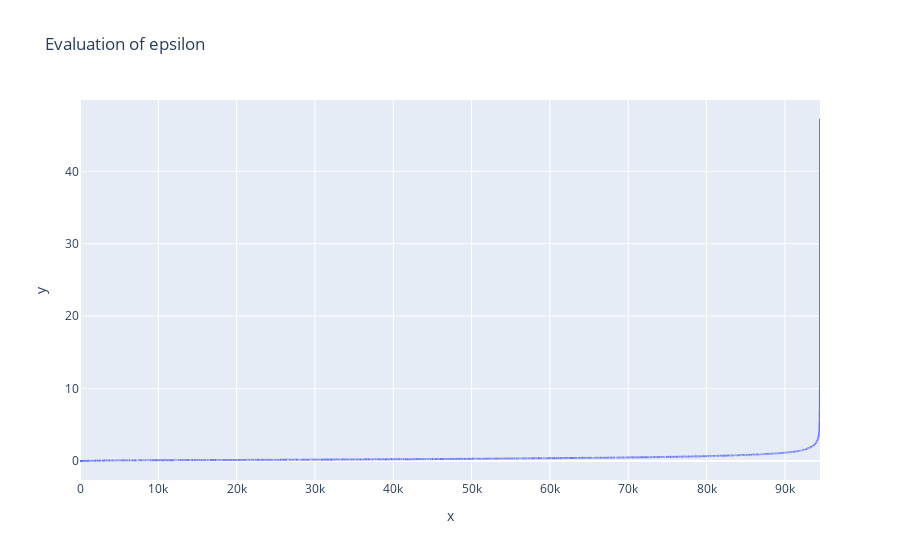

Notebook code cell kept with this figure:
### Code cell
from sklearn.neighbors import NearestNeighbors

nearest_neighbors = NearestNeighbors(n_neighbors=26).fit(scaled_customers)
distances, idx = nearest_neighbors.kneighbors(scaled_customers)
distances = np.sort(distances, axis=0)
distances = distances[:, 1]
fig = px.line(None, y=distances, title="Evaluation of epsilon")
fig.show()

### Figure 1 — Plotly figure (JSON) as saved in the notebook; plotly's stock layout.template omitted (floating-point values rounded to 4 significant figures; data arrays with more than 128 entries replaced by an {"elided": "..."} marker saying what was removed)
{"data": [{"hovertemplate": "x=%{x}<br>y=%{y}<extra></extra>", "legendgroup": "", "line": {"color": "#636efa", "dash": "solid"}, "marker": {"symbol": "circle"}, "mode": "lines", "name": "", "showlegend": false, "type": "scattergl", "x": {"elided": "94488 int values"}, "xaxis": "x", "y": {"elided": "94488 float values"}, "yaxis": "y"}], "layout": {"legend": {"tracegroupgap": 0}, "title": {"text": "Evaluation of epsilon"}, "xaxis": {"anchor": "y", "domain": [0, 1], "title": {"text": "x"}}, "yaxis": {"anchor": "x", "domain": [0, 1], "title": {"text": "y"}}}}
